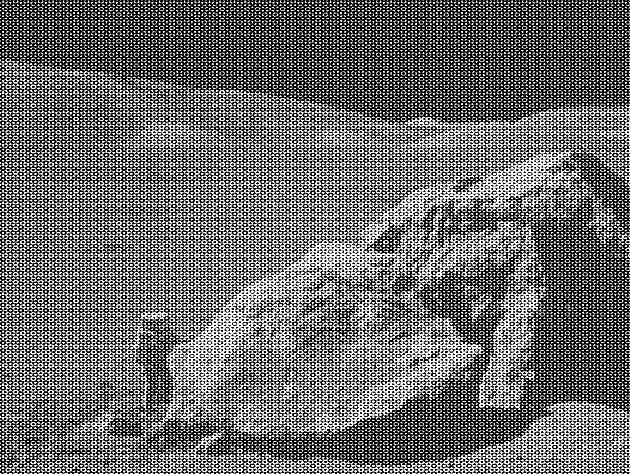
#> input picture LoCP_A/moonlanding.png, 630 x 474 px
$ jupyter execute --allow-errors 07.2ex_Algorithms.ipynb
#> lines starting #> are read from the running program, lines starting #| are printed output that depends on the picture
1\. **Maximum wind speed prediction at the Sprogø station**

The exercise goal is to predict the maximum wind speed occurring every 50 years even if no measure exists for such a period. The available data are only measured over 21 years at the Sprogø meteorological station located in Denmark.

The annual maxima are supposed to fit a normal probability density function. However such function is not going to be estimated because it gives a probability from a wind speed maxima. Finding the maximum wind speed occurring every 50 years requires the opposite approach, the result needs to be found from a defined probability. That is the quantile function role and the exercise goal will be to find it. In the current model, it is supposed that the maximum wind speed occurring every 50 years is defined as the upper 2% quantile.

By definition, the quantile function is the inverse of the cumulative distribution function. The latter describes the probability distribution of an annual maxima. In the exercise, the cumulative probability $p_i$ for a given year i is defined as $p_i = i/(N+1)$ with $N = 21$, the number of measured years. Thus it will be possible to calculate the cumulative probability of every measured wind speed maxima. From those experimental points, the scipy.interpolate module will be very useful for fitting the quantile function. Finally the 50 years maxima is going to be evaluated from the cumulative probability of the 2% quantile.

Practically, load the dataset:

```python
import numpy as np
max_speeds = np.load('max-speeds.npy')
years_nb = max_speeds.shape[0]
```

Compute then the cumulative probability $p_i$ (`cprob`) and sort the maximum speeds from the data. Use then the  UnivariateSpline from scipy.interpolate to define a quantile function and thus estimate the probabilities.

In the current model, the maximum wind speed occurring every 50 years is defined as the upper 2% quantile. As a result, the cumulative probability value will be:

```python
fifty_prob = 1. - 0.02
```

So the storm wind speed occurring every 50 years can be guessed as:

``` python
fifty_wind = quantile_func(fifty_prob)
```

[cell 1]
import numpy as np
from scipy.interpolate import  UnivariateSpline
import matplotlib.pyplot as plt


#> (the rest of this cell did not finish here and is left out)

2\. **Curve fitting of temperature in Alaska**

The temperature extremes in Alaska for each month, starting in January, are given by (in degrees Celcius):

max:  17,  19,  21,  28,  33,  38, 37,  37,  31,  23,  19,  18

min: -62, -59, -56, -46, -32, -18, -9, -13, -25, -46, -52, -58

* Plot these temperature extremes.
* Define a function that can describe min and max temperatures.
* Fit this function to the data with scipy.optimize.curve_fit().
* Plot the result. Is the fit reasonable? If not, why?
* Is the time offset for min and max temperatures the same within the fit accuracy?

[cell 2]
from scipy import optimize
months = np.arange(12)
maxt = np.array([17, 19, 21, 28, 33, 38, 37, 37, 31, 23, 19, 18])
mint = np.array([-62, -59, -56, -46, -32, -18, -9, -13, -25, -46, -52, -58])
plt.figure(figsize=(6,4))
plt.plot(months, maxt, 'ro')
plt.plot(months, mint, 'bo')

def temperature(x, offset, ampl, time_offset, freq):
    y = offset + ampl * np.sin( ( time_offset + x ) * freq )
    return y


param_max, param_max_cov = optimize.curve_fit(temperature, months, maxt, [20, 10, 0, 0.1])
param_min, param_min_cov = optimize.curve_fit(temperature, months, mint, [-40, 20, 0, 0.1])
print(param_max, '\n')
print(param_min, '\n')

time_offset1, sigma1 = param_max[2], param_max_cov[2,2]
time_offset2, sigma2 = param_min[2], param_min_cov[2,2]
print(param_max_cov)
accuracy = abs(time_offset1 - time_offset2)/ (np.sqrt(sigma1+sigma2))
print('compatibility between the two time offsets:', accuracy)

days = np.linspace(0,12, 365)
plt.plot(days, temperature(days, *param_max), 'r-')
plt.plot(days, temperature(days, *param_min), 'b-')
plt.xlabel('months')
plt.ylabel('temperature [°C]')
plt.show()
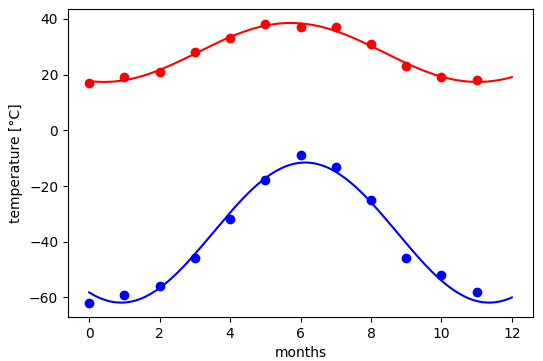
#> figure drawn by matplotlib, 1 panel; curve peaks at x = 5, y = 38; curve peaks at x = 6, y = -9; curve peaks at x = 5.74, y = 38.53

3\. **2D minimization of a six-hump camelback function**

$$
f(x,y) = \left(4-2.1x^2+\frac{x^4}{3} \right) x^2 +xy + (4y^2 -4)y^2
$$

has multiple global and local minima. Find the global minima of this function.

Hints:

* Variables can be restricted to $-2 < x < 2$ and $-1 < y < 1$.
* Use numpy.meshgrid() and pylab.imshow() to find visually the regions.
* Use scipy.optimize.minimize(), optionally trying out several of its methods.

How many global minima are there, and what is the function value at those points? What happens for an initial guess of $(x, y) = (0, 0)$ ?

[cell 3]
import math as m
from scipy import optimize

def f(x):
    return ((4 - 2.1*x[0]**2 + x[0]**4 / 3.) * x[0]**2 + x[0] * x[1]
            + (-4 + 4*x[1]**2) * x[1] **2)


x0 = np.array([1,-1])
x_min = optimize.minimize(f, [0,0], bounds=[[-2,2],[-1,1]], method='Powell')
print(x_min)

delta=0.001
x =  np.arange(-2,2, delta)
y = np.arange(-1,1, delta)
X, Y = np.meshgrid(x,y)

plt.figure()
plt.imshow(f([X, Y]), extent=[-2, 2, -1, 1], cmap='plasma')
plt.colorbar()
print(f([x_min.x[0], x_min.x[1]]))
plt.figure()
ax = plt.axes(projection='3d')
ax.contour3D(X, Y, f([X,Y]), 100, cmap='plasma')
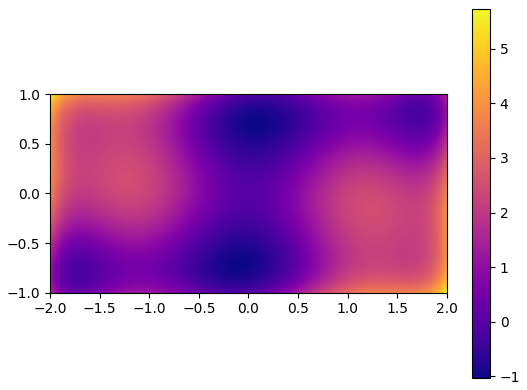
#> figure drawn by matplotlib, 2 panels
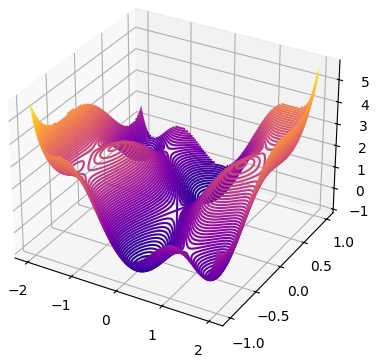
#> figure drawn by matplotlib, 1 panel

4\. **FFT of a simple dataset**

Performe a periodicity analysis on the lynxs-hares population

[cell 4]
import pandas as pd
from scipy import fftpack
#> (the rest of this cell did not finish here and is left out)

5\. **FFT of an image**

* Examine the provided image `moonlanding.png`, which is heavily contaminated with periodic noise. In this exercise, we aim to clean up the noise using the Fast Fourier Transform.
* Load the image using pylab.imread().
* Find and use the 2-D FFT function in scipy.fftpack, and plot the spectrum (Fourier transform of) the image. Do you have any trouble visualising the spectrum? If so, why?
* The spectrum consists of high and low frequency components. The noise is contained in the high-frequency part of the spectrum, so set some of those components to zero (use array slicing).
* Apply the inverse Fourier transform to see the resulting image.

[cell 5]
import numpy as np
import pylab
from scipy.fftpack import fft2, ifft2, fftshift
from matplotlib.colors import LogNorm
import matplotlib.pyplot as plt

image = pylab.imread('moonlanding.png').astype(float)
#> image: shape (474, 630) float64; min 0, max 1, mean 0.424

h,w = np.shape(image)
#> h = 474; w = 630
#plt.imshow(image, plt.cm.gray)
plt.show()
ft = fft2(image)
#ft = fftshift(ft)

power = np.abs(ft)
#print(power)
plt.imshow(power, norm=LogNorm())
plt.colorbar()
plt.show()
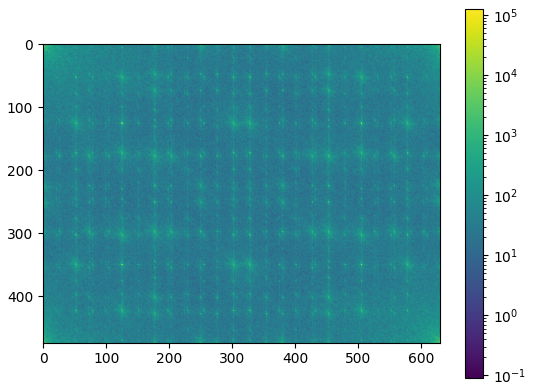
#> figure drawn by matplotlib, 2 panels


r,c = np.shape(ft)
#> r = 474; c = 630
print(r,c)
#| 474 630
frac = 0.1
ft[int(r*frac):-int(r*frac)]=0
ft[:, int(c*frac):-int(c*frac)]=0
plt.imshow(np.abs(ft), norm=LogNorm())
plt.colorbar()
plt.show()
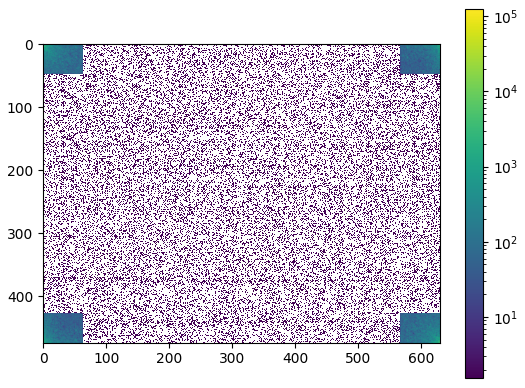
#> figure drawn by matplotlib, 2 panels
plt.imshow(image, plt.cm.gray)
plt.show()
plt.imshow(np.real(ifft2(ft)),plt.cm.gray)
plt.show()
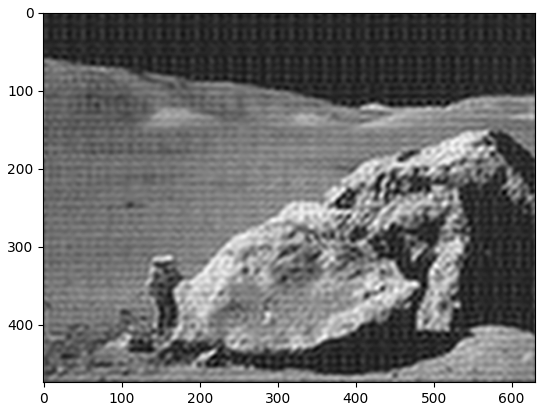
#> figure drawn by matplotlib, 1 panel

[cell 6]
import numpy as np
import pylab
from scipy.fftpack import fft2, ifft2, fftshift, ifftshift
from matplotlib.colors import LogNorm
import matplotlib.pyplot as plt

image = pylab.imread('moonlanding.png').astype(float)

h,w = np.shape(image)
#plt.imshow(image, plt.cm.gray)
plt.show()
ft = fft2(image)
#ft = fftshift(ft)

power = np.abs(ft)
#print(power)
plt.imshow(power, norm=LogNorm())
plt.colorbar()
plt.show()
ft = fftshift(ft)


r,c = np.shape(ft)
print(r,c)
#| 474 630
frac = 0.4
#ft[:int(r*frac)]=0
#ft[:-int(r*frac)]=0
ft[:,:int(c*frac)]=0
ft[:,-int(c*frac):]=0
ft[:int(r*frac)]=0
ft[-int(r*frac):]=0
plt.imshow(np.abs(ft), norm=LogNorm())
plt.colorbar()
plt.show()
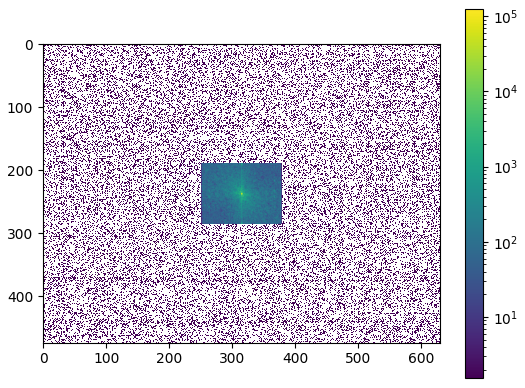
#> figure drawn by matplotlib, 2 panels
plt.imshow(image, plt.cm.gray)
plt.show()
plt.imshow(np.real(ifft2(ifftshift(ft))),plt.cm.gray)
plt.show()
